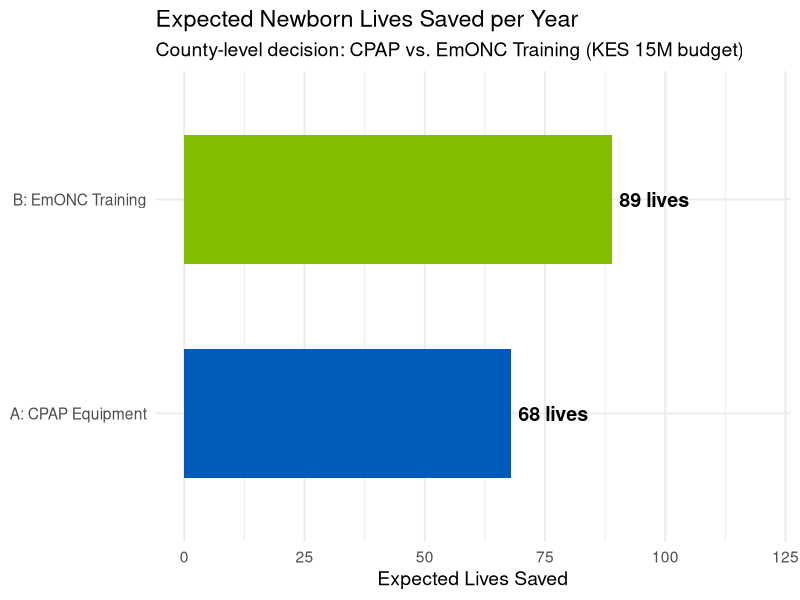
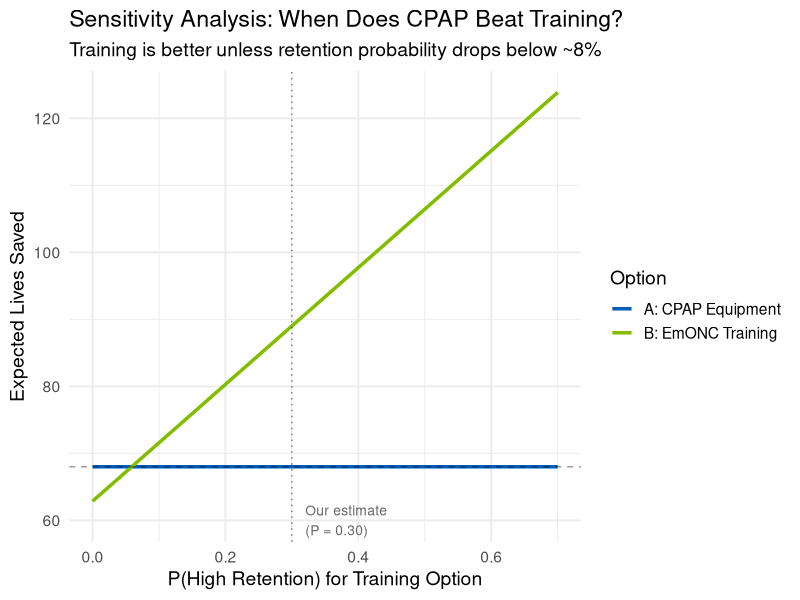
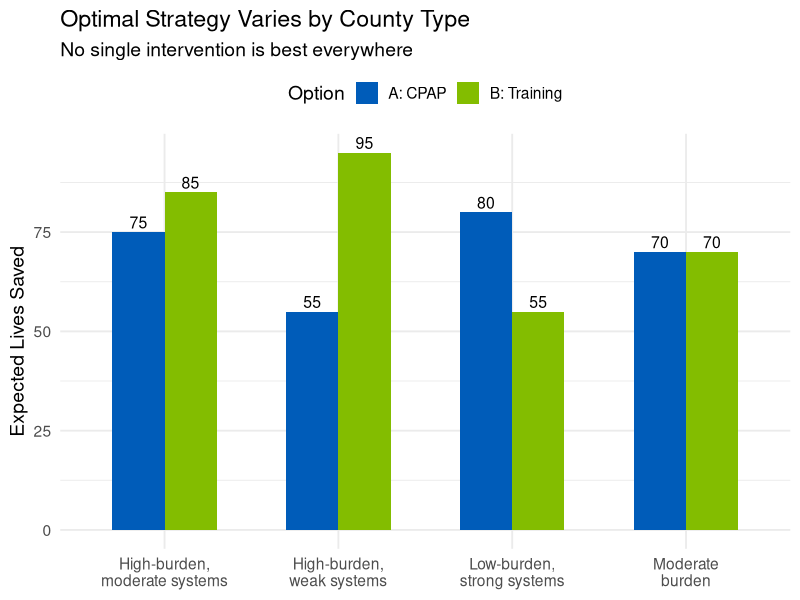

The R source for these figures, in order:
## ---- chunk 1
#| label: setup-decision
#| echo: true

library(dplyr)
library(ggplot2)

# Define the two options with their scenarios
option_a <- data.frame(
  option   = "A: CPAP Equipment",
  scenario = c("Best case", "Partial success", "Failure"),
  probability = c(0.40, 0.35, 0.25),
  lives_saved = c(120, 50, 10)
)

option_b <- data.frame(
  option   = "B: EmONC Training",
  scenario = c("Best case", "Partial success", "Failure"),
  probability = c(0.30, 0.50, 0.20),
  lives_saved = c(150, 80, 20)
)

# Combine into one table
decisions <- bind_rows(option_a, option_b)

# Calculate expected value for each option
ev_table <- decisions |>
  group_by(option) |>
  summarise(
    expected_lives = sum(probability * lives_saved),
    .groups = "drop"
  ) |>
  arrange(desc(expected_lives))

ev_table
# B: EmONC Training = 89, A: CPAP Equipment = 68
## ---- chunk 2
#| label: compare-options
#| echo: true
#| fig-width: 9
#| fig-height: 5

# Bar chart comparing expected values
ggplot(ev_table, aes(x = reorder(option, expected_lives),
                     y = expected_lives,
                     fill = option)) +
  geom_col(width = 0.6) +
  geom_text(aes(label = paste0(expected_lives, " lives")),
            hjust = -0.1, size = 5, fontface = "bold") +
  coord_flip() +
  scale_fill_manual(values = c("A: CPAP Equipment" = "#005CB9",
                               "B: EmONC Training" = "#83BD00")) +
  scale_y_continuous(limits = c(0, 120)) +
  labs(title = "Expected Newborn Lives Saved per Year",
       subtitle = "County-level decision: CPAP vs. EmONC Training (KES 15M budget)",
       x = NULL, y = "Expected Lives Saved") +
  theme_minimal(base_size = 14) +
  theme(legend.position = "none")
## ---- chunk 3
#| label: sensitivity-analysis
#| echo: true
#| fig-width: 9
#| fig-height: 5

# The key uncertainty for Option B is midwife retention
# Let us vary P(best case) for training from 0 to 0.70
# and see how the expected value changes

p_best_seq <- seq(0, 0.70, by = 0.01)

sensitivity <- data.frame(
  p_best = rep(p_best_seq, 2),
  option = rep(c("A: CPAP Equipment", "B: EmONC Training"),
               each = length(p_best_seq)),
  ev = c(
    # Option A stays fixed at 68
    rep(68, length(p_best_seq)),
    # Option B: EV changes with retention
    # If P(best) varies, redistribute remaining prob between partial & failure
    # Keep ratio of partial:failure at 50:20 = 5:2
    sapply(p_best_seq, function(p) {
      remaining <- 1 - p
      p_partial <- remaining * (5/7)
      p_failure <- remaining * (2/7)
      p * 150 + p_partial * 80 + p_failure * 20
    })
  )
)

ggplot(sensitivity, aes(x = p_best, y = ev, color = option)) +
  geom_line(linewidth = 1.2) +
  geom_hline(yintercept = 68, linetype = "dashed", alpha = 0.4) +
  geom_vline(xintercept = 0.30, linetype = "dotted", alpha = 0.5) +
  annotate("text", x = 0.32, y = 60, label = "Our estimate\n(P = 0.30)",
           size = 3.5, hjust = 0, color = "#666") +
  scale_color_manual(values = c("A: CPAP Equipment" = "#005CB9",
                                "B: EmONC Training" = "#83BD00")) +
  labs(x = "P(High Retention) for Training Option",
       y = "Expected Lives Saved",
       title = "Sensitivity Analysis: When Does CPAP Beat Training?",
       subtitle = "Training is better unless retention probability drops below ~8%",
       color = "Option") +
  theme_minimal(base_size = 14)
## ---- chunk 4
#| label: voi-calculation
#| echo: true

# Value of information: how much is a pilot worth?

# Without pilot: best decision is Training, EV = 89
ev_without_pilot <- 89

# With pilot: we learn the retention level before committing
# Three possible pilot outcomes:
pilot_results <- data.frame(
  result = c("High retention", "Moderate retention", "Low retention"),
  probability = c(0.30, 0.50, 0.20),
  best_option = c("Training", "Training", "CPAP"),
  ev_best = c(150, 80, 68)
)

# Expected value with pilot (choosing the best option after seeing results)
ev_with_pilot <- sum(pilot_results$probability * pilot_results$ev_best)

# Value of the pilot
voi <- ev_with_pilot - ev_without_pilot

cat("Expected value WITHOUT pilot:", ev_without_pilot, "lives\n")
cat("Expected value WITH pilot:   ", ev_with_pilot, "lives\n")
cat("Value of information:        ", voi, "lives\n")
cat("\nThe pilot is worth running if its cost",
    "(in delayed lives) is less than", voi, "lives.\n")
## ---- chunk 5
#| label: county-types
#| echo: true
#| fig-width: 10
#| fig-height: 5

# Compare expected values across county types
county_types <- data.frame(
  county_type = rep(c("High-burden,\nweak systems",
                      "High-burden,\nmoderate systems",
                      "Moderate\nburden",
                      "Low-burden,\nstrong systems"), 2),
  option = rep(c("A: CPAP", "B: Training"), each = 4),
  ev = c(55, 75, 70, 80,    # CPAP across county types
         95, 85, 70, 55)     # Training across county types
)

ggplot(county_types, aes(x = county_type, y = ev, fill = option)) +
  geom_col(position = "dodge", width = 0.6) +
  geom_text(aes(label = ev),
            position = position_dodge(width = 0.6),
            vjust = -0.3, size = 4) +
  scale_fill_manual(values = c("A: CPAP" = "#005CB9",
                               "B: Training" = "#83BD00")) +
  labs(x = NULL, y = "Expected Lives Saved",
       title = "Optimal Strategy Varies by County Type",
       subtitle = "No single intervention is best everywhere",
       fill = "Option") +
  theme_minimal(base_size = 14) +
  theme(legend.position = "top")
